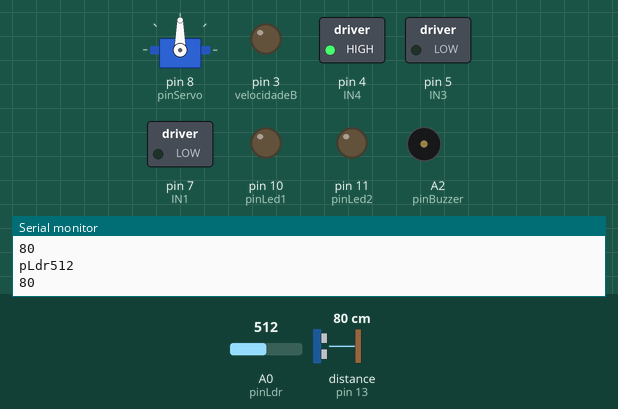
A sketch run on a simulated Arduino Uno, built with avr-gcc and run on an emulated ATmega328P. Shown: servo, switched loads named in the sketch (green lamp = pin HIGH), output pins drawn as LEDs (lit = HIGH), buzzer (waves = sounding, pin HIGH), the last lines printed to the serial monitor. Dashed ring = blinking. The test bench sets the inputs (shaded band); at power-on: distance to the obstacle (sensor on pin 13) 80 cm, A0 (pinLdr) = 512. The echo pulse lasts 58.3 µs per cm; pins used as bus, display or sensor lines are not drawn.

Above: at 1.2 s.
1.3 s: distance to the obstacle (sensor on pin 13) set to 13 cm
2.8 s: distance to the obstacle (sensor on pin 13) set to 10 cm
At 3.11 s:
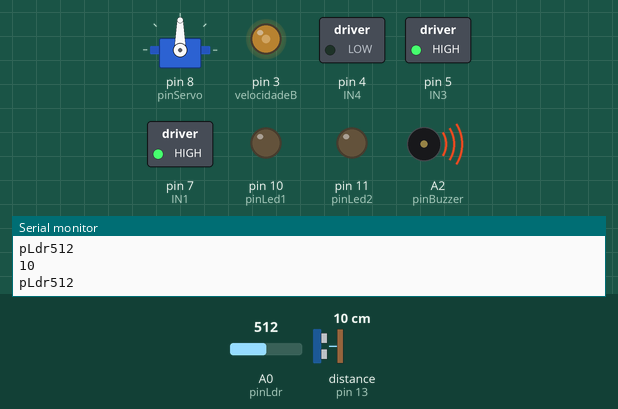
5.8 s: A0 (pinLdr) set to 54
8.8 s: A0 (pinLdr) set to 46
At 9.21 s:
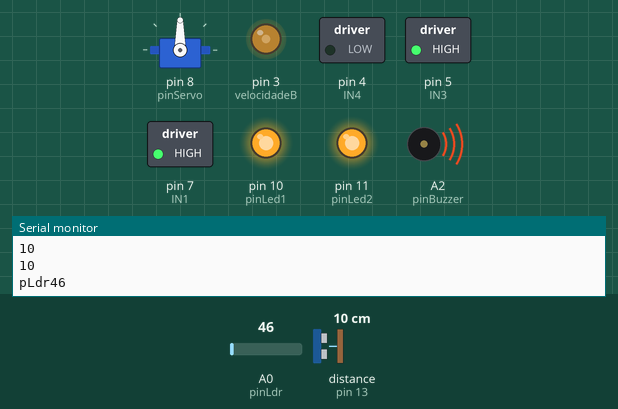
11.8 s: A0 (pinLdr) set to 122
At 12.8 s:
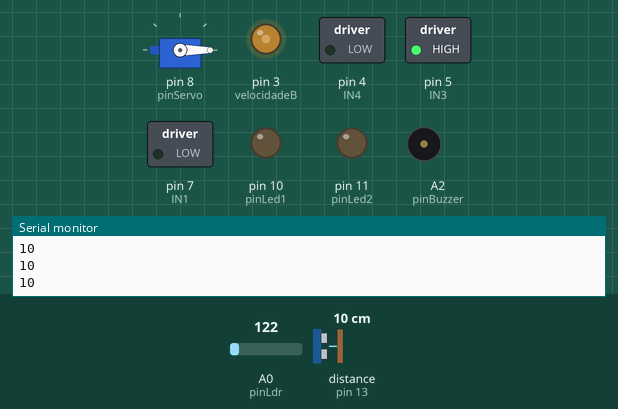
14.8 s: A0 (pinLdr) set to 40
At 16.08 s:
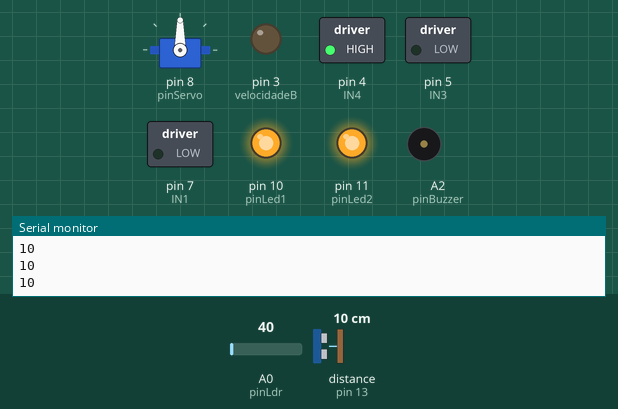
Timing chart, 0 to 18.8 s (numbered marks = the images above; inputs shaded):
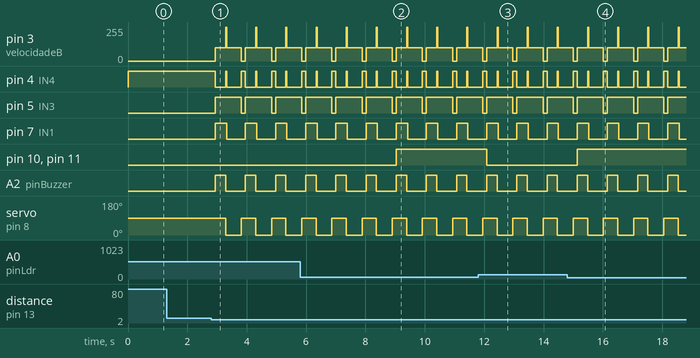

The sketch:

Rob_3.ino
```cpp
// Robô: GF-18
// Autor: Gilson Filho
// O programa tem como objetivo fazer o robô andar autonomamente, desviando de obstaculos, através de um sensor ultrassonico;

//Declarando bibliotecas necessarias
#include<Ultrasonic.h> // Biblioteca do sensor ultrassonico
#include<Servo.h> // Biblioteca para o servo motor

//Definindo portas digitais para o Sensor ultrassonico
#define echoPin 13 // Porta de recebimento do eco da onda atraves do echo
#define trigPin 12 // Porta de envio da onde atraves do trig

//Inicializa o sensor nos pinos definidos acima
Ultrasonic ultrasonic(trigPin,echoPin);

//Declarando o objeto para o servo motor
Servo myservo;

//Declarando o pino do servo motor
#define pinServo 8

//Pinos do Farol
#define pinLdr A0
#define pinLed1 10
#define pinLed2 11
int pLdr;


//Pino do buzzer
#define pinBuzzer A2


//Variaveis auxiliares para o sensor ultrassonico
long microsec = 0;
float distanciaCM = 0;
int distancia = 0;
int distancia1 = 0;
int distancia2 = 0;

//Variaveis para controlar a velocidade dos motores
int velocidadeA = 6;
int velocidadeB = 3;
#define pinPot A0
int b;
int c;

//Variaveis dos motores
int IN1 = 7;
int IN2 = 6;
int IN3 = 5;
int IN4 = 4;

void setup(){

  //Definindo a frequencia de dados do monitor serial
  Serial.begin(9600);

  //Ligando a porta digital do servo
  myservo.attach(pinServo);

  //Ligando as portas digitais de saida dos motores
  pinMode(IN1, OUTPUT);
  pinMode(IN2, OUTPUT);
  pinMode(IN3, OUTPUT);
  pinMode(IN4, OUTPUT);

  //Ligando as portas digitais de saida para controle de velocidade
  pinMode(velocidadeA, OUTPUT);
  pinMode(velocidadeB, OUTPUT);

  //Ligando as portas digitais de entrada e saida do sensor ultrassonico
  pinMode(echoPin, INPUT);
  pinMode(trigPin, OUTPUT);

  //Ligando as portas do farol
  pinMode(pinLed1,OUTPUT);
  pinMode(pinLed2,OUTPUT);

  //Ligando a porta do buzzer
  pinMode(pinBuzzer,OUTPUT);

}

void loop(){

  myservo.write(90); //Servo na posiçao 90 (Frente)
  motorFrente(); // Robô anda pra frente
  delay(100); // Espera 100 microsegundo
  distancia = ultrasonico(); // Verifica a distancia do obstaculo a frente
  Serial.println(distancia); // Imprimi a distancia em cm no Monitor serial
  delay(10); // Espera 10 microsegundos

  pLdr = analogRead(pinLdr);
  delay(10);
  Serial.print("pLdr" );
  Serial.println(pLdr);
  delay(10);

  farol(); //Liga o farol caso tenha pouca luminosidade

  if(distancia <= 10){ // Se a distancia do obstaculo for menor ou igual

    digitalWrite(pinBuzzer,HIGH);//Aciona o Buzzer
    motorRe(); // Motor vai para trás, para dimunuir a inercia e impedir que haja uma colisão com o obstaculo
    delay(350); // Espera 350 microsegundos
    digitalWrite(pinBuzzer,LOW);//Desliga o Buzzer
    motorFreio(); // Robô para
    myservo.write(0); // Servo motor vai para a posição 0 (Esquerda)
    distancia = ultrasonico(); // Verifica a distancia do obstaculo a esquerda
    Serial.println(distancia); //Imprimi a distancia em cm no Monitor serial
    delay(10); // Espera 10 microsegundos
    myservo.write(180); // Servo motor vai para a posição 180 (Direita)
    distancia1 = ultrasonico(); // Verifica a distancia do obstaculo a direita
    Serial.println(distancia); //Imprimi a distancia em cm no Monitor serial
    delay(10); // Espera 10 microsegundos
    myservo.write(0); // Servo motor vai para a posição 180 (Direita)
    distancia2 = ultrasonico(); // Verifica a distancia do obstaculo a esquerda
    Serial.println(distancia); //Imprimi a distancia em cm no Monitor serial
    delay(10); // Espera 10 microsegundos

    if(distancia1 <= distancia2){  // Se a distancia da esquerda for maior que da direita

      motorEsquerda(); // Robô vai para a esquerda
      delay(500); // Espera 500 microsegundos

    }
    else{ // Se nao

      motorDireita(); // Robô vai para a direita
      delay(500); // Espera 500 microsegundos

    }
  }

}


//Funçao para o robô ir para frente + controle de velocidade
void motorFrente(){


    digitalWrite(IN1, LOW);
    digitalWrite(IN2, HIGH);
    analogWrite(velocidadeA,b); // Velocidade em 138/255
    digitalWrite(IN3, LOW);
    digitalWrite(IN4, HIGH);
    analogWrite(velocidadeB,c); // Velocidade em 100/255

}

//Funçao para o robô dar re + controle de velocidade
void motorRe(){

    digitalWrite(IN1, HIGH);
    digitalWrite(IN2, LOW);
    analogWrite(velocidadeA,100); // Velocidade em 188/255
    digitalWrite(IN3, HIGH);
    digitalWrite(IN4, LOW);
    analogWrite(velocidadeB,100); // Velocidade em 150/255

}

//Funçao para o robô ir para esquerda + controle de velocidade
void motorDireita(){

    digitalWrite(IN1, HIGH);
    digitalWrite(IN2, LOW);
    analogWrite(velocidadeA,100); // Velocidade em 138/255
    digitalWrite(IN3, LOW);
    digitalWrite(IN4, HIGH);
    analogWrite(velocidadeB,100); // Velocidade em 100/255

}

//Funçao para o robô ir para direita + controle de velocidade
void motorEsquerda(){

    digitalWrite(IN1, LOW);
    digitalWrite(IN2, HIGH);
    analogWrite(velocidadeA,100); // Velocidade em 138/255
    digitalWrite(IN3, HIGH);
    digitalWrite(IN4, LOW);
    analogWrite(velocidadeB,100); // Velocidade em 100/255

}

//Funçao para o robô parar
void motorPara(){

    digitalWrite(IN1, HIGH);
    digitalWrite(IN2, HIGH);
    digitalWrite(IN3, HIGH);
    digitalWrite(IN4, HIGH);

}

void motorFreio(){

    analogWrite(velocidadeA,255);
    analogWrite(velocidadeB,255);
    digitalWrite(IN1, HIGH);
    digitalWrite(IN2, HIGH);
    digitalWrite(IN3, HIGH);
    digitalWrite(IN4, HIGH);


}

//Função para medir a distancia de um obstaculo
int ultrasonico(){

  digitalWrite(trigPin, LOW); // Desliga a porta digital do Trigpin
  delayMicroseconds(2); // Espera 2 microsegundos
  digitalWrite(trigPin, HIGH); // Liga a porta do Trigpin
  delayMicroseconds(10); // Espera 10 microsegundos
  digitalWrite(trigPin, LOW); // Desliga a porta digital do Trigpin
  microsec = ultrasonic.timing(); // Le as informações do sensor
  int distancia = ultrasonic.convert(microsec, Ultrasonic::CM); // Converte a distancia em CM
  return(distancia); // Retorna o valor da distancia

}

int farol(){

  if(pLdr < 50){ //Se o nível de luminosidade do ldr for maior do que 820

    digitalWrite(pinLed1,HIGH); //Liga o led 1
    digitalWrite(pinLed2,HIGH); //Liga o led 2

  }
  else{ //Se não

    digitalWrite(pinLed1,LOW); //Desliga o led 1
    digitalWrite(pinLed2,LOW); //Desliga o led 2

  }

}
```

Measured:
- the behaviour switches between 12 and 11 cm on distance to the obstacle (sensor on pin 13) (found by bisection; images 0 and 1)
- the behaviour switches between 50 and 49 on A0 (pinLdr) (found by bisection; images 1 and 2)
- after the input at 2.8 s, pin 3 (velocidadeB): 0/255 → 100/255 after 0.14 s, then repeats every 1.0 s: 255/255 0.03 s, 100/255 0.50 s, 0/255 0.13 s, 100/255 0.35 s; pin 4 (IN4): HIGH → LOW after 0.14 s, then repeats every 1.0 s: HIGH 0.03 s, LOW 0.50 s, HIGH 0.13 s, LOW 0.35 s
- after the input at 8.8 s, pin 10 (pinLed1), pin 11 (pinLed2): LOW → HIGH after 0.24 s
- after the input at 11.8 s, pin 10 (pinLed1), pin 11 (pinLed2): HIGH → LOW after 0.29 s
- after the input at 14.8 s, pin 10 (pinLed1), pin 11 (pinLed2): LOW → HIGH after 0.33 s
